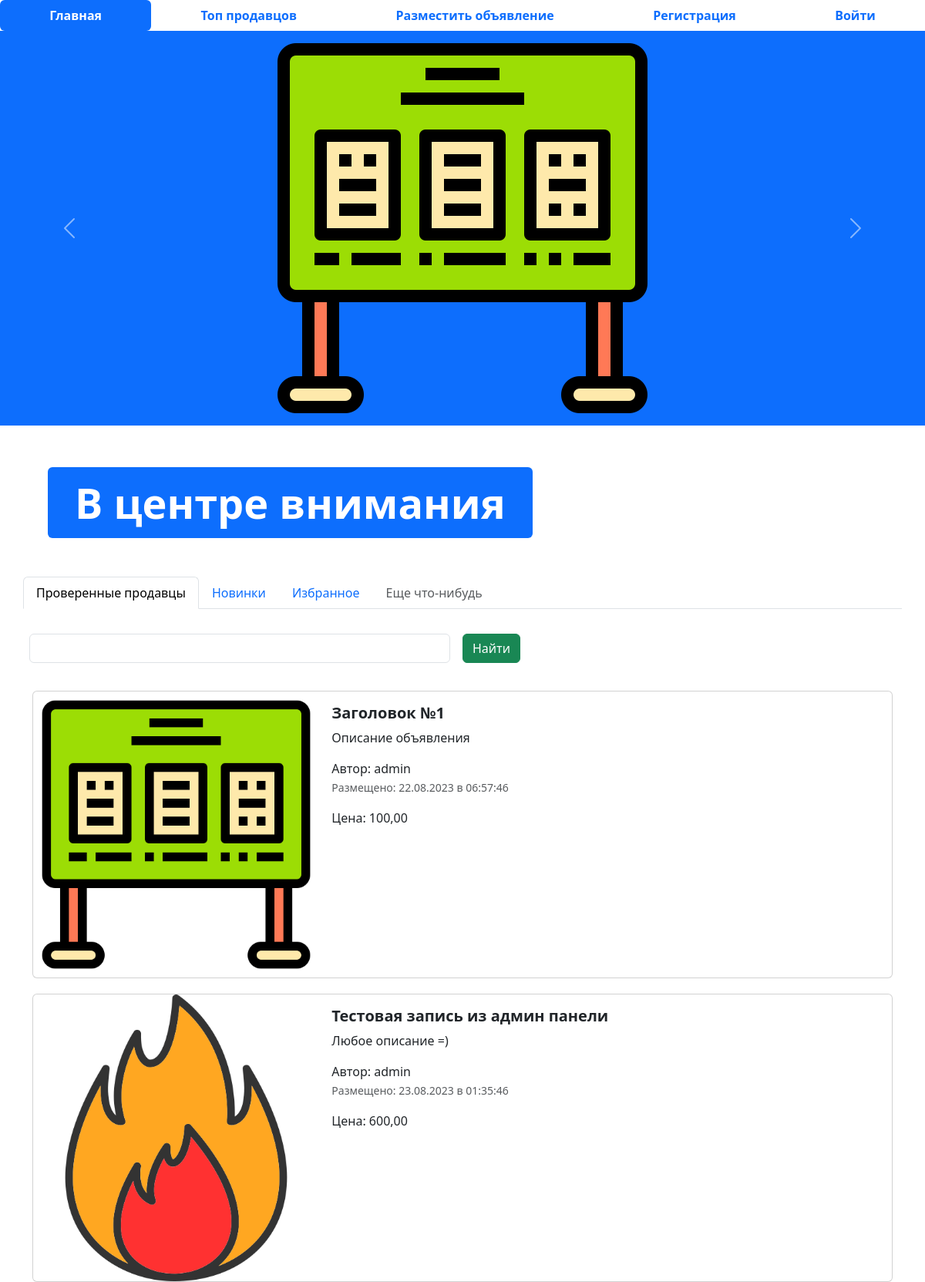
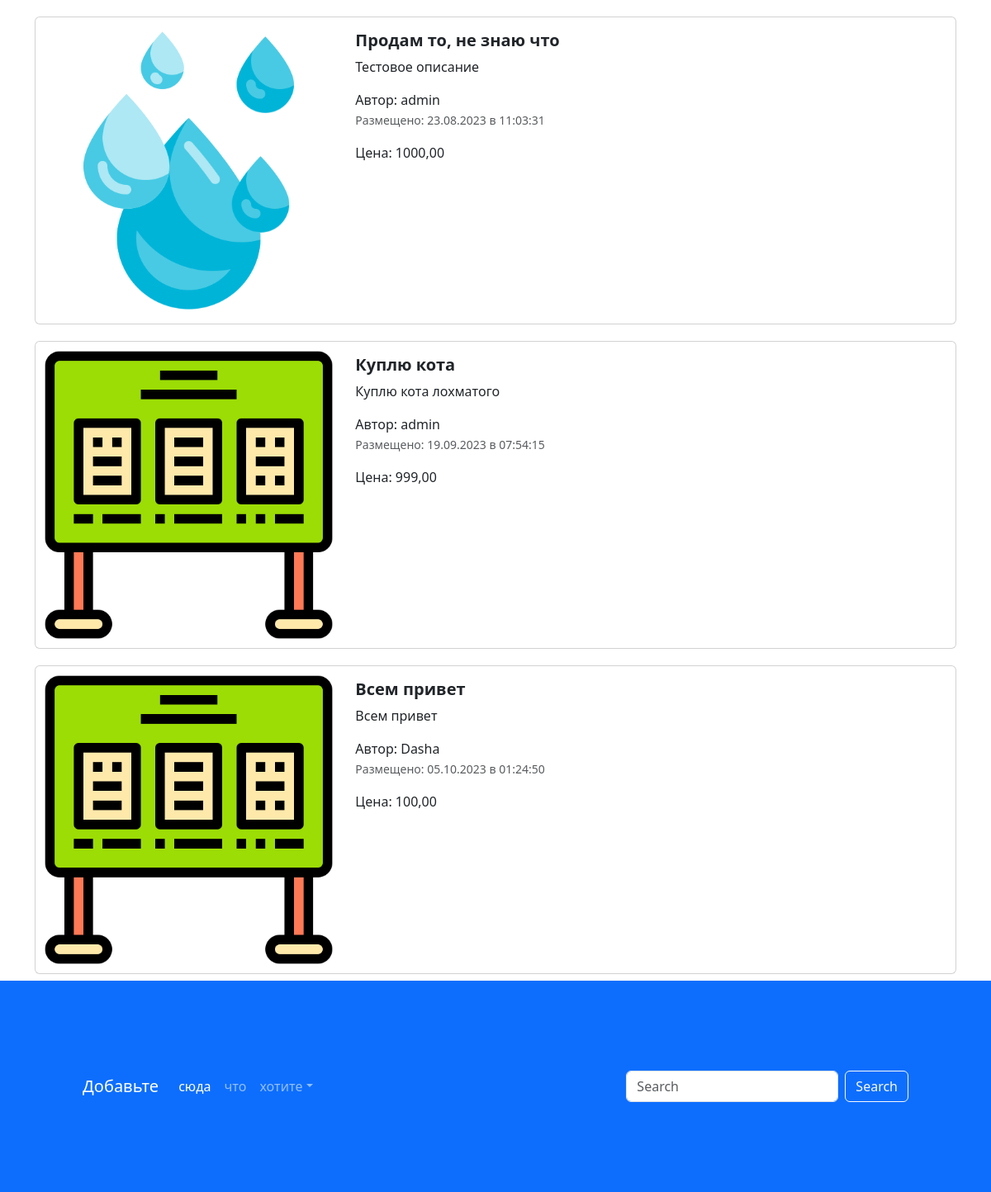
The page / on the database its author committed (2 pictures, top to bottom).
### app_advertisements/models.py (models this page shows, shortened)
class Advertisement(models.Model):
    title = models.CharField('Название', max_length=128)
    description = models.TextField('Описание')
    price = models.DecimalField('Цена', max_digits=10, decimal_places=2)
    auction = models.BooleanField('Торг', help_text='Отметьте, если торг уместен')
    created_at = models.DateTimeField(auto_now_add=True)
    updated_at = models.DateTimeField(auto_now=True)
    user = models.ForeignKey(User, verbose_name='Пользователь', on_delete=models.CASCADE)
    image = models.ImageField('Изображение', upload_to='advertisements/', null=True, blank=True)
    def get_absolute_url(self):
        return reverse('adv_detail', kwargs={'pk': self.pk})
    @admin.display(description='Дата создания')
    def created_date(self):
        if self.created_at.date() == timezone.now().date():
            created_time = self.created_at.time().strftime('%H:%M:%S')
            return format_html(
                '<span style="color: green; font-weight: bold;">Сегодня в {}</span>', created_time
            )
        return self.created_at.strftime('%d.%m.%Y в %H:%M:%S')
    class Meta:
        db_table = 'advertisements'

### app_advertisements/views.py (the view)
# urls.py: path('', index, name='main_page'),
def index(request):
    title = request.GET.get('query')
    if title:
        advertisements = Advertisement.objects.filter(title__icontains=title)
    else:
        advertisements = Advertisement.objects.all()
    context = {'advertisements': advertisements,
               'title': title
               }
    return render(request, 'app_advertisements/index.html', context)

### templates/app_advertisements/index.html (shortened to what this page needs)
{% extends 'base.html' %}
{% load static %}
{% block content %}
<ul class="nav nav-pills sticky-top bg-white nav-fill">
  <li class="nav-item">
    <a class="nav-link active" aria-current="page" href="{% url 'main_page' %}">
      <span style="font-weight: bold;">Главная</span>
    </a>
  </li>
  <li class="nav-item">
    <a class="nav-link" href="{% url 'top_sellers' %}">
      <span style="font-weight: bold;">Топ продавцов</span>
    </a>
  </li>
  <li class="nav-item">
    <a class="nav-link" href="{% url 'adv_post' %}">
      <span style="font-weight: bold;">Разместить объявление</span>
    </a>
  {% if not user.is_authenticated %}
  </li>
  <li class="nav-item">
    <a class="nav-link" href="{% url 'register' %}">
      <span style="font-weight: bold;">Регистрация</span>
    </a>
  </li>
  <li class="nav-item">
    <a class="nav-link" href="{% url 'login' %}">
      <span style="font-weight: bold;">Войти</span>
    </a>
  </li>
  {% endif %}
</ul>
<div id="carouselExampleControls" class="carousel slide bg-primary" data-bs-ride="carousel">
  <div class="carousel-inner">
    <div class="carousel-item active">
      <img src="{% static 'img/123.png' %}" class="mx-auto d-block w-33" alt="...">
    </div>
  </div>
  <button class="carousel-control-prev" type="button" data-bs-target="#carouselExampleControls" data-bs-slide="prev">
    <span class="carousel-control-prev-icon" aria-hidden="true"></span>
  </button>
  <button class="carousel-control-next" type="button" data-bs-target="#carouselExampleControls" data-bs-slide="next">
    <span class="carousel-control-next-icon" aria-hidden="true"></span>
  </button>
</div>
<div class="container" style="margin: 50px;">
  <div class="display-2">
    <span class="badge bg-primary">В центре внимания</span>
  </div>
</div>
<div class="container">
  <div class="row">
    <ul class="nav nav-tabs bg-white">
      <li class="nav-item">
        <a class="nav-link active" aria-current="page" href="#">Проверенные продавцы</a>
      </li>
      <li class="nav-item">
        <a class="nav-link" href="#">Новинки</a>
      </li>
      <li class="nav-item">
        <a class="nav-link" href="#">Избранное</a>
      </li>
      <li class="nav-item">
        <a class="nav-link disabled" href="#" tabindex="-1" aria-disabled="true">Еще что-нибудь</a>
      </li>
    </ul>
    <form class="row g-3" method="get">
      <div class="col-auto w-50">
        <input type="text" class="form-control" name="query" value="{% if title %} {{ title }} {% endif %}">
      </div>
      <div class="col-auto">
        <button type="submit" class="btn btn-success mb-3">Найти</button>
      </div>
    </form>
  </div>
  {% for adv in advertisements %}
  <div class="col">
    <div class="card mb-2" style="max-width: 1200px; margin-top: 20px;">
      <div class="row g-0">
        <div class="col-md-4">
          <a href="{{ adv.get_absolute_url }}" class="nav-link">
            <img src="{% if adv.image %} {{ adv.image.url }} {% else %} {% static 'img/123.png' %} {% endif %}" class="img-fluid rounded-start" alt="Card title">
          </a>
        </div>
        <div class="col-md-8">
          <div class="card-body">
            <h5 class="card-title">
              <a href="{{ adv.get_absolute_url }}" class="nav-link"><strong>{{ adv.title }}</strong></a>
            </h5>
            <a href="{{ adv.get_absolute_url }}" class="nav-link">
              <p class="card-text">
                {{ adv.description }}
              </p>
              <span>Автор: {{ adv.user }} </span>
              <p class="card-text"><small class="text-muted">Размещено: {{ adv.created_date }}</small></p>
              <span>Цена: {{ adv.price }} </span>
            </a>
          </div>
        </div>
      </div>
    </div>
  </div>
  {% endfor %}
</div>
<footer style="padding: 100px;" class="bg-primary">
  <nav class="navbar navbar-expand-sm navbar-dark">
    <a class="navbar-brand" href="#">Добавьте</a>
    <div class="collapse navbar-collapse" id="collapsibleNavId">
      <ul class="navbar-nav me-auto mt-2 mt-lg-0">
        <li class="nav-item">
          <a class="nav-link active" href="#" aria-current="page">сюда</a>
        </li>
        <li class="nav-item">
          <a class="nav-link" href="#">что</a>
        </li>
        <li class="nav-item dropdown">
          <a class="nav-link dropdown-toggle" href="#" id="dropdownId" data-bs-toggle="dropdown" aria-haspopup="true"
             aria-expanded="false">хотите</a>
        </li>
      </ul>
      <form class="d-flex my-2 my-lg-0">
        <input class="form-control me-sm-2" type="text" placeholder="Search">
        <button class="btn btn-outline-light my-2 my-sm-0" type="submit">Search</button>
      </form>
    </div>
  </nav>
</footer>
{% endblock %}

### templates/base.html (shortened to what this page needs)
{% load static %}
<!DOCTYPE html>
<html lang="en">
<head>
  <link href="{% static 'css/bootstrap.min.css' %}" rel="stylesheet">
  <link rel="stylesheet" href="{% static 'css/fontello.css' %}">
</head>
<body>
  {% block content %}
  {% endblock %}
</body>
</html>

### rows shown on the page
Advertisement: title "Заголовок №1", description "Описание объявления", user "admin", created_date "22.08.2023 в 06:57:46", price "100,00"
Advertisement: image (picture), title "Тестовая запись из админ панели", description "Любое описание =)", user "admin", created_date "23.08.2023 в 01:35:46", price "600,00"
Advertisement: image (picture), title "Продам то, не знаю что", description "Тестовое описание", user "admin", created_date "23.08.2023 в 11:03:31", price "1000,00"
Advertisement: title "Куплю кота", description "Куплю кота лохматого", user "admin", created_date "19.09.2023 в 07:54:15", price "999,00"
Advertisement: title "Всем привет", description "Всем привет", user "Dasha", created_date "05.10.2023 в 01:24:50", price "100,00"
